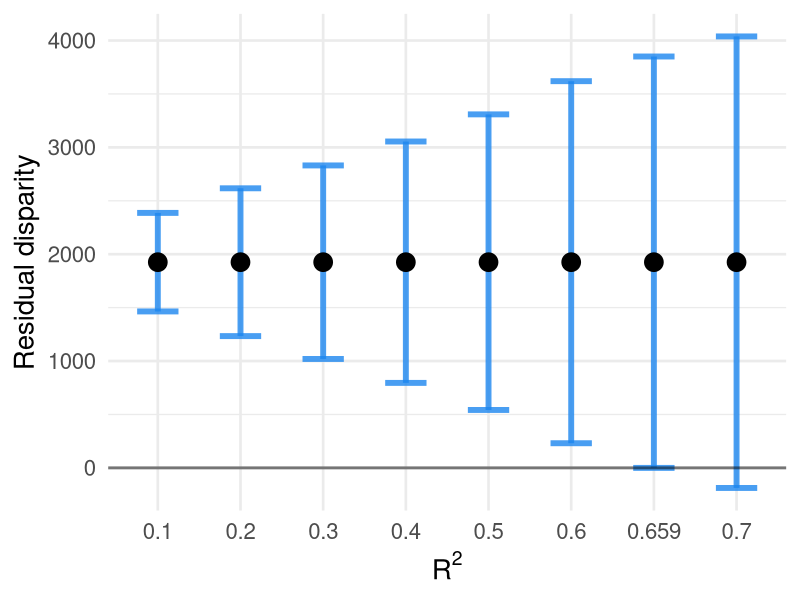
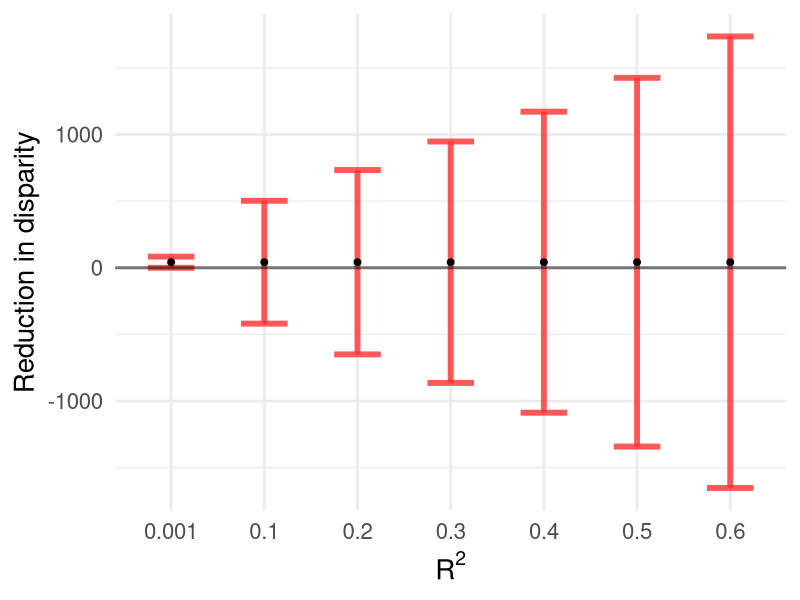

Generate these figures, in order, with R:
library(Matching)
library(tidyverse)

data("lalonde")

lalonde <- lalonde %>% 
  mutate(race = ifelse(black == 0 & hisp == 0, "white", "not_white")) %>% 
  tibble()
# mutate with w0, w1, w_rmpw

# A^y: age, married
# N: educ, nodegr

lalonde %>% 
  group_by(race, treat) %>% 
  summarise(mean(re78), mean(educ), mean(nodegr), mean(u74), mean(u75))

lalonde %>% 
  group_by(hisp, treat) %>% 
  summarise(mean(re78), mean(educ), mean(nodegr), mean(u74), mean(u75))

lalonde %>% 
  group_by(black, treat) %>% 
  summarise(mean(re78), mean(educ), mean(nodegr), mean(u74), mean(u75))

lalonde %>% group_by(treat) %>% 
  summarise(mean(re78))

lalonde %>% group_by(race) %>% 
  summarise(mean(re78))

pscore <- glm(black ~ age + married, family = "binomial", data = lalonde)$fitted.values

prob_m_g0_A <- glm(treat ~ age + married, family = "binomial", data = lalonde, weights = 1 - black)$fitted.values

prob_m_g1_AN <- glm(treat ~ age + married + educ + nodegr, family = "binomial", data = lalonde, weights = black)$fitted.values

lalonde <- lalonde %>% mutate(w0 = mean(black == 0) / (1 - pscore), 
                              w1 = mean(black == 1) / pscore, 
                              w_rmpw = w1 * prob_m_g0_A / prob_m_g1_AN)


mu0 <- with(
  lalonde,
  sum(w0 * re78 * (1 - black)) / sum(w0 * (1 - black))
)

mu1 <- with(
  lalonde,
  sum(w1 * re78 * black) / sum(w1 * black)
)

mu_10 <- with(
  lalonde,
  sum(w_rmpw * re78 * black) / sum(w_rmpw * black)
)

mu0
mu1
mu_10

observed <- mu1 - mu0
reduction <- (mu1 - mu_10) |> abs()
residual <- (mu_10 - mu0) |> abs()

observed
reduction
residual

lalonde %>% group_by(black) %>% 
  summarise(me = mean(re78)) %>% 
  mutate(diff = diff(me)) %>% data.frame()

lalonde %>% group_by(treat) %>% 
  summarise(me = mean(re78)) %>% 
  mutate(diff = diff(me)) %>% data.frame()

mu1
mu_10

optBias <- function(R2) {
  corr_bound <- 1 - cor(lalonde$w_rmpw[lalonde$black == 1], lalonde$re78[lalonde$black == 1])^2
  imbalance <- R2 / (1 - R2)
  scaling <- var(lalonde$re78[lalonde$black == 1]) * var(lalonde$w_rmpw[lalonde$black == 1]) 
  return(sqrt(corr_bound * imbalance * scaling))
}

invOptBias <- function(bias) {
  corr_bound <- 1 - cor(lalonde$w_rmpw[lalonde$black == 1], lalonde$re78[lalonde$black == 1])^2
  imbalance <- bias^2 / (corr_bound * var(lalonde$re78[lalonde$black == 1]) * var(lalonde$w_rmpw[lalonde$black == 1]))
  return(imbalance / (1 + imbalance))
}


R2_reduction <- invOptBias(reduction) 
print(
  paste0("If an unmeasured confounder explains at least ", 
         round(R2_reduction * 100, 2), "% of the variation in the true weights, then the disparity reduction becomes zero.")
) 

R2_residual <- invOptBias(residual)
print(
  paste0("If an unmeasured confounder explains at least ", 
         round(R2_residual * 100, 2), "% of the variation in the true weights, then the disparity remaining becomes zero.")
) 

R2 <- c(seq(0.1, 0.6, by = 0.1), R2_residual, 0.7)
bias <- optBias(R2)
# lower_pe_reduc <- reduction - bias
# upper_pe_reduc <- reduction + bias
lower_pe_resid <- residual - bias
upper_pe_resid <- residual + bias

df_resid <- data.frame(R2 = round(R2, 3), bias, lower_pe_resid, upper_pe_resid) 

bs <- 20

# make plot with using ggplot with R2 on x-axis (discretized) and estimated residual on y-axis with error bars for lower and upper bounds
df_resid %>% 
  ggplot(aes(x = as.character(R2))) + 
  geom_errorbar(aes(ymin = lower_pe_resid, ymax = upper_pe_resid), color = "dodgerblue2", 
                width = 0.5, linewidth = 2, alpha = 0.8) + 
  geom_point(y = residual, color = "black", size = 6) +
  geom_hline(yintercept = 0, linewidth = 1, alpha = 0.5) + 
  theme_minimal(base_size = bs) + 
  labs(x = expression(R^2), y = "Residual disparity")



R2 <- c(R2_reduction, seq(0.1, 0.6, by = 0.1))
bias <- optBias(R2)
lower_pe_reduc <- reduction - bias
upper_pe_reduc <- reduction + bias


df_reduc <- data.frame(R2 = round(R2, 3), bias, lower_pe_reduc, upper_pe_reduc)

# make plot with using ggplot with R2 on x-axis (discretized) and estimated reduction on y-axis with error bars for lower and upper bounds

df_reduc %>% 
  ggplot(aes(x = as.character(R2))) + 
  geom_errorbar(aes(ymin = lower_pe_reduc, ymax = upper_pe_reduc), color = "firebrick1", 
                width = 0.5, linewidth = 2, alpha = 0.8) + 
  geom_point(y = reduction, color = "black", size = 2) +
  geom_hline(yintercept = 0, linewidth = 1, alpha = 0.5) + 
  theme_minimal(base_size = bs) + 
  labs(x = expression(R^2), y = "Reduction in disparity")
  
